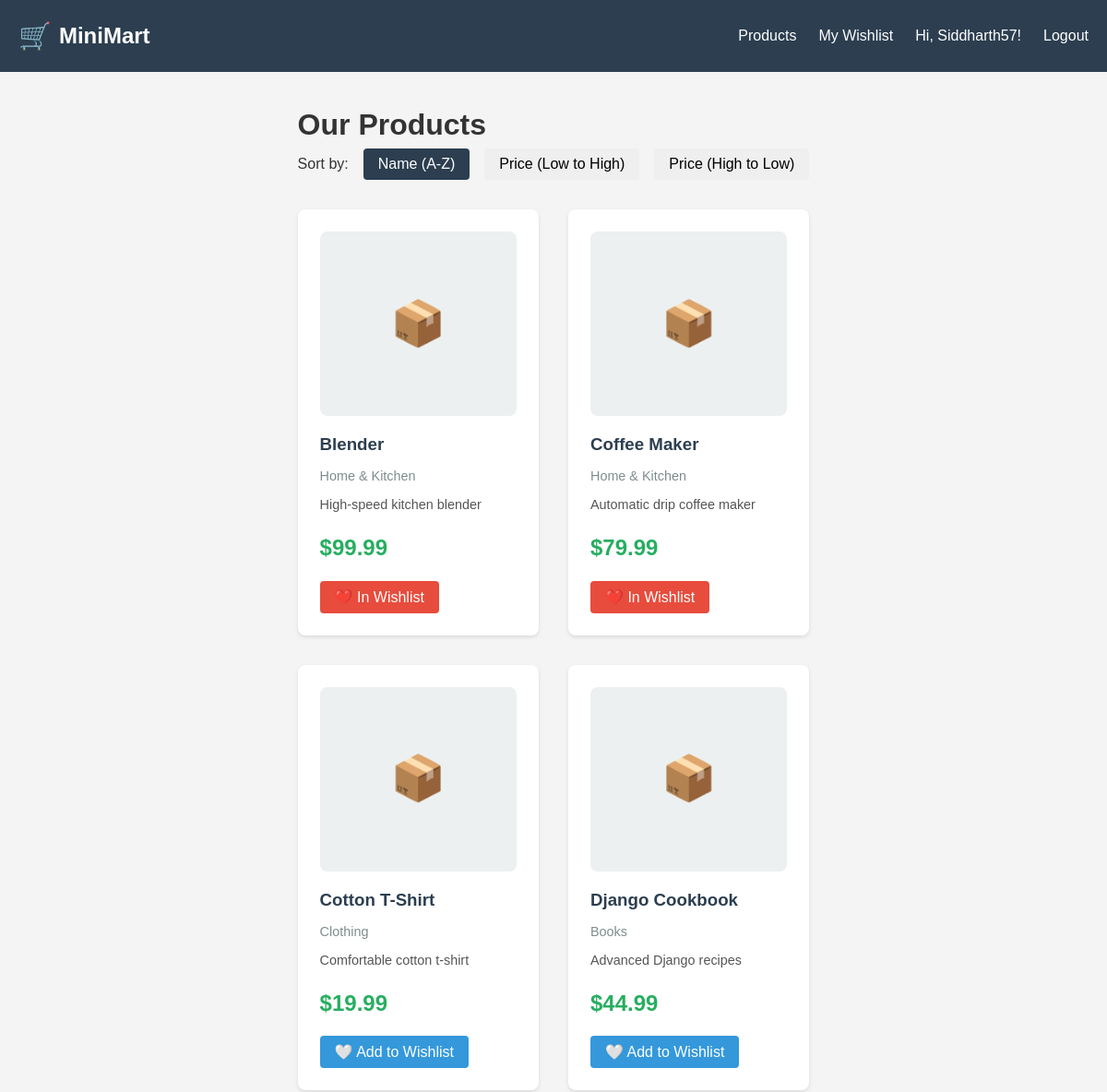
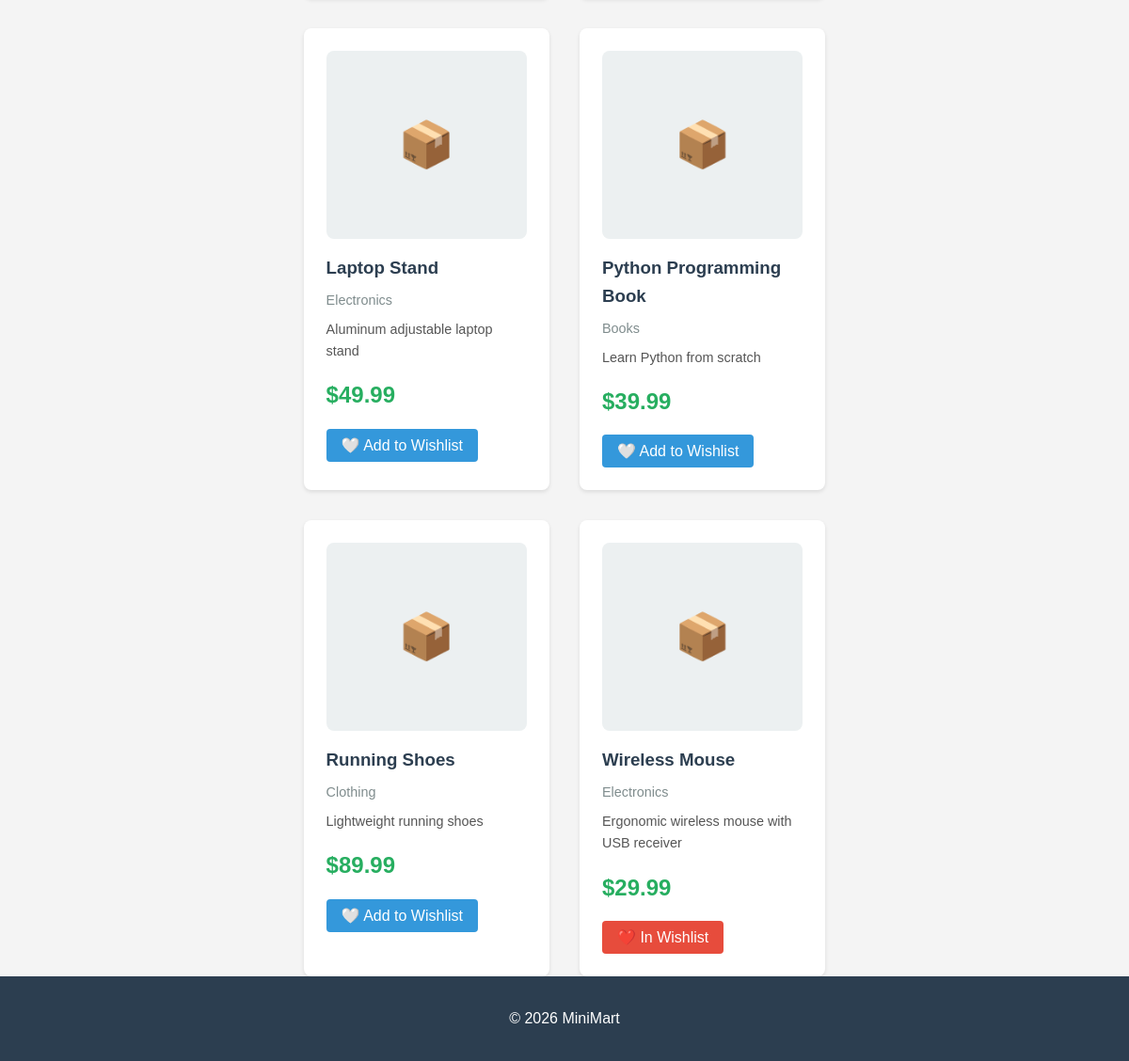
Screenshot of / (signed in) with the database file from the repository (2 pictures, top to bottom).
### shop/models.py (models this page shows, shortened)
class Product(models.Model):
    name = models.CharField(max_length=200)
    description = models.TextField(blank=True)
    price = models.DecimalField(max_digits=10, decimal_places=2)
    category = models.ForeignKey(Category, on_delete=models.CASCADE, related_name='products')
    image = models.ImageField(upload_to='products/', blank=True, null=True)  # NEW FIELD
    created_at = models.DateTimeField(auto_now_add=True)
    class Meta:
        ordering = ['name']

class Category(models.Model):
    name = models.CharField(max_length=100, unique=True)
    class Meta:
        verbose_name_plural = "Categories"

### shop/views.py (the view)
# urls.py: path('', views.product_list, name='product_list'),
def product_list(request):
    sort_by = request.GET.get('sort', 'name')
    if sort_by == 'price_low':
        products = Product.objects.all().order_by('price')
    elif sort_by == 'price_high':
        products = Product.objects.all().order_by('-price')  # minus sign = descending
    else:
        products = Product.objects.all().order_by('name')
    wishlist_product_ids = []
    if request.user.is_authenticated:
        wishlist_product_ids = Wishlist.objects.filter(
            user=request.user
        ).values_list('product_id', flat=True)
    context = {
        'products': products,
        'wishlist_product_ids': list(wishlist_product_ids),
        'current_sort': sort_by,
    }
    if request.headers.get('HX-Request'):
        return render(request, 'shop/partials/product_list_partial.html', context)
    return render(request, 'shop/product_list.html', context)

### shop/templates/shop/product_list.html (shortened to what this page needs)
{% extends 'base.html' %}
{% block content %}
<h1>Our Products</h1>
<div class="sort-controls">
    <label>Sort by:</label>
    <button
        hx-get="{% url 'product_list' %}?sort=name"
        hx-target="#product-container"
        hx-swap="innerHTML"
        hx-push-url="true"
        class="btn {% if current_sort == 'name' %}btn-active{% endif %}">
        Name (A-Z)
    </button>
    <button
        hx-get="{% url 'product_list' %}?sort=price_low"
        hx-target="#product-container"
        hx-swap="innerHTML"
        hx-push-url="true"
        class="btn {% if current_sort == 'price_low' %}btn-active{% endif %}">
        Price (Low to High)
    </button>
    <button
        hx-get="{% url 'product_list' %}?sort=price_high"
        hx-target="#product-container"
        hx-swap="innerHTML"
        hx-push-url="true"
        class="btn {% if current_sort == 'price_high' %}btn-active{% endif %}">
        Price (High to Low)
    </button>
</div>
<div id="product-container">
    {% include 'shop/partials/product_list_partial.html' %}
</div>
{% endblock %}

### templates/base.html (shortened to what this page needs)
<!DOCTYPE html>
<html lang="en">
<head>
    {% load static %}
    <link rel="stylesheet" href="{% static 'css/style.css' %}">
</head>
<body>
    <nav class="navbar">
        <div class="container">
            <a href="{% url 'product_list' %}" class="logo">
                <span class="logo-icon">🛒</span>
                <span class="logo-text">MiniMart</span>
            </a>
            <div class="nav-links">
                <a href="{% url 'product_list' %}">Products</a>
                {% if user.is_authenticated %}
                    <a href="{% url 'wishlist' %}">My Wishlist</a>
                    <span class="username">Hi, {{ user.username }}!</span>
                    <form method="post" action="{% url 'custom_logout' %}" style="display: inline; margin: 0;">
                        <button type="submit" class="logout-btn">Logout</button>
                    </form>
                {% else %}
                    <a href="{% url 'login' %}">Login</a>
                    <a href="{% url 'signup' %}">Sign Up</a>
                {% endif %}
            </div>
        </div>
    </nav>
    <main class="container">
        {% block content %}
        {% endblock %}
    </main>
    <footer>
        <p>&copy; 2026 MiniMart</p>
    </footer>
</body>
</html>

### shop/templates/shop/partials/product_list_partial.html
<div class="product-grid">
    {% for product in products %}
        <div class="product-card">
            {% if product.image %}
                <img src="{{ product.image.url }}" alt="{{ product.name }}" class="product-image">
            {% else %}
                <div class="product-image-placeholder">
                    <span>📦</span>
                </div>
            {% endif %}
            <h3>{{ product.name }}</h3>
            <p class="category">{{ product.category.name }}</p>
            <p class="description">{{ product.description|truncatewords:20 }}</p>
            <p class="price">${{ product.price }}</p>
            <div id="wishlist-btn-{{ product.id }}">
                {% if product.id in wishlist_product_ids %}
                    {% include 'shop/partials/wishlist_button.html' with product=product in_wishlist=True %}
                {% else %}
                    {% include 'shop/partials/wishlist_button.html' with product=product in_wishlist=False %}
                {% endif %}
            </div>
        </div>
    {% empty %}
        <p>No products available.</p>
    {% endfor %}
</div>

### shop/templates/shop/partials/wishlist_button.html
{% if user.is_authenticated %}
    {% if in_wishlist %}
        <button
            hx-post="{% url 'remove_from_wishlist' product.id %}"
            hx-target="#wishlist-btn-{{ product.id }}"
            hx-swap="innerHTML"
            hx-headers='{"X-CSRFToken": "{{ csrf_token }}"}'
            class="btn btn-remove">
            ❤️ In Wishlist
        </button>
    {% else %}
        <button
            hx-post="{% url 'add_to_wishlist' product.id %}"
            hx-target="#wishlist-btn-{{ product.id }}"
            hx-swap="innerHTML"
            hx-headers='{"X-CSRFToken": "{{ csrf_token }}"}'
            class="btn btn-primary">
            🤍 Add to Wishlist
        </button>
    {% endif %}
{% else %}
    <a href="{% url 'login' %}" class="btn btn-secondary">Login to Wishlist</a>
{% endif %}

### static/css/style.css (style rules this page uses)
html { height: 100%; }
body { font-family: Arial, sans-serif; line-height: 1.6; color: #333; background-color: #f4f4f4; min-height: 100vh; display: flex; flex-direction: column; }
* { margin: 0; padding: 0; box-sizing: border-box; }
.container { max-width: 1200px; margin: 0 auto; padding: 0 20px; }
.navbar { background-color: #2c3e50; color: white; padding: 1rem 0; margin-bottom: 2rem; }
.navbar .container { display: flex; justify-content: space-between; align-items: center; }
.navbar .logo { font-size: 1.5rem; font-weight: bold; color: white; text-decoration: none; }
.nav-links { display: flex; gap: 1.5rem; align-items: center; }
.nav-links a { color: white; text-decoration: none; }
.nav-links .username { color: white; font-weight: 500; }
.logout-btn { background: none; border: none; color: white; font-size: 1rem; cursor: pointer; padding: 0; font-family: inherit; text-decoration: none; }
.btn { padding: 0.5rem 1rem; border: none; border-radius: 4px; cursor: pointer; font-size: 1rem; text-decoration: none; display: inline-block; }
.btn-primary { background-color: #3498db; color: white; }
.btn-remove { background-color: #e74c3c; color: white; }
.btn-active { background-color: #2c3e50; color: white; }
.sort-controls { margin-bottom: 2rem; display: flex; gap: 1rem; align-items: center; }
.product-grid { display: grid; grid-template-columns: repeat(auto-fill, minmax(250px, 1fr)); gap: 2rem; margin-top: 2rem; }
.product-card { background: white; padding: 1.5rem; border-radius: 8px; box-shadow: 0 2px 4px rgba(0,0,0,0.1); }
.product-card h3 { margin-bottom: 0.5rem; color: #2c3e50; }
.category { color: #7f8c8d; font-size: 0.9rem; margin-bottom: 0.5rem; }
.description { color: #555; font-size: 0.9rem; margin-bottom: 1rem; }
.price { font-size: 1.5rem; font-weight: bold; color: #27ae60; margin-bottom: 1rem; }
footer { background-color: #2c3e50; color: white; text-align: center; padding: 2rem 0; margin-top: auto; }
.product-image-placeholder { width: 100%; height: 200px; background-color: #ecf0f1; border-radius: 8px; margin-bottom: 1rem; display: flex; align-items: center; justify-content: center; font-size: 3rem; }
.navbar .logo { font-size: 1.5rem; font-weight: bold; color: white; text-decoration: none; display: flex; align-items: center; gap: 0.5rem; }
.logo-icon { font-size: 1.8rem; display: inline-block; }
.logo-text { font-weight: bold; }
main { flex: 1; }

### rows the page displays
Product: name "Blender", category.name "Home & Kitchen", description "High-speed kitchen blender", price "99.99"
Product: name "Coffee Maker", category.name "Home & Kitchen", description "Automatic drip coffee maker", price "79.99"
Product: name "Cotton T-Shirt", category.name "Clothing", description "Comfortable cotton t-shirt", price "19.99"
Product: name "Django Cookbook", category.name "Books", description "Advanced Django recipes", price "44.99"
Product: name "Laptop Stand", category.name "Electronics", description "Aluminum adjustable laptop stand", price "49.99"
Product: name "Python Programming Book", category.name "Books", description "Learn Python from scratch", price "39.99"
Product: name "Running Shoes", category.name "Clothing", description "Lightweight running shoes", price "89.99"
Product: name "Wireless Mouse", category.name "Electronics", description "Ergonomic wireless mouse with USB receiver", price "29.99"

### other values shown
{{ user.username }} "Siddharth57"
